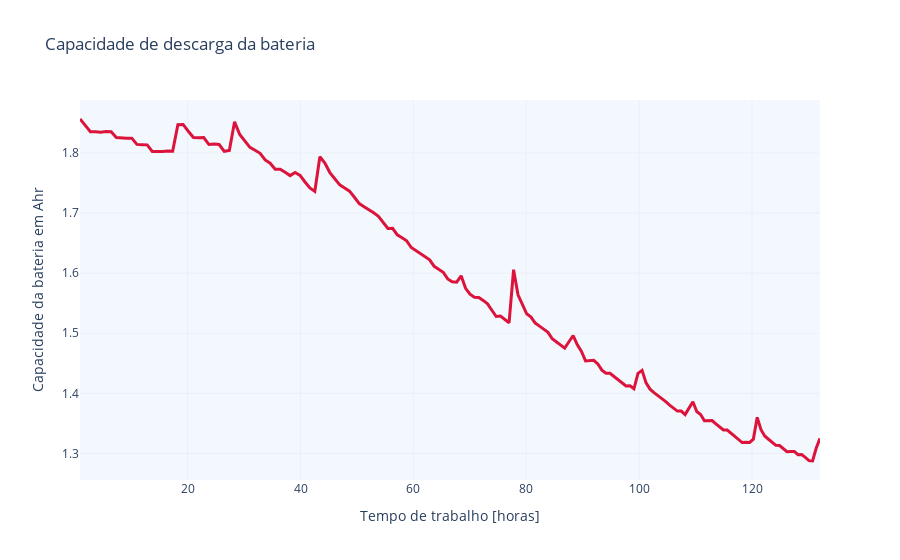

Notebook cell for this chart:
### Code cell
fig = go.Figure()

fig.add_trace(go.Scatter(x=dfb['Cumulated_T']/3600, 
                         y=dfb['Capacity'],
                         mode='lines',
                         name='Capacity',
                         marker_size=3, 
                         line=dict(color='crimson', width=3)    
                        ))
fig.update_layout(
                  title="Capacidade de descarga da bateria",
                  xaxis_title="Tempo de trabalho [horas]",
                  yaxis_title=f"Capacidade da bateria em Ahr"
    )
fig.update_layout({'plot_bgcolor': '#f2f8fd',
                   'paper_bgcolor': 'white',}, 
                    template='plotly_white')

### Figure 1 — Plotly figure (JSON) as saved in the notebook; plotly's stock layout.template omitted (floating-point values rounded to 4 significant figures; data arrays with more than 128 entries replaced by an {"elided": "..."} marker saying what was removed)
{"data": [{"line": {"color": "crimson", "width": 3}, "marker": {"size": 3}, "mode": "lines", "name": "Capacity", "type": "scatter", "x": {"elided": "168 float values"}, "y": {"elided": "168 float values"}}], "layout": {"paper_bgcolor": "white", "plot_bgcolor": "#f2f8fd", "title": {"text": "Capacidade de descarga da bateria"}, "xaxis": {"title": {"text": "Tempo de trabalho [horas]"}}, "yaxis": {"title": {"text": "Capacidade da bateria em Ahr"}}}}
